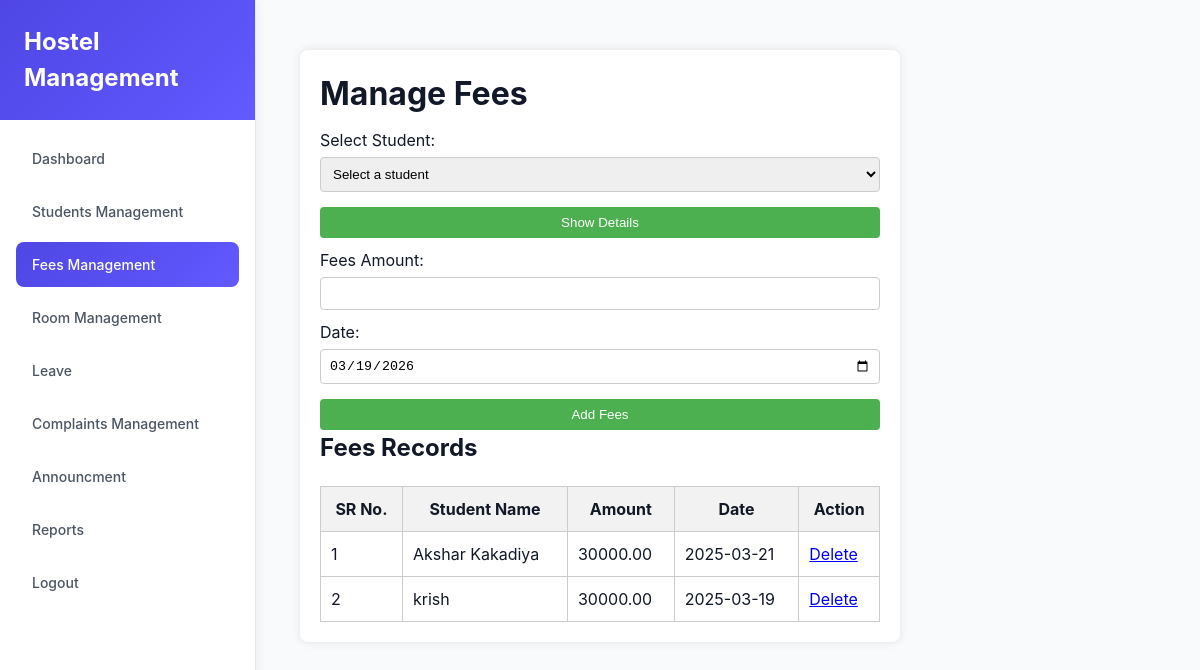
/fees.php, run on the app's committed database.
### tables this page shows
CREATE TABLE IF NOT EXISTS `fees` (
  `id` int NOT NULL AUTO_INCREMENT,
  `student_id` int NOT NULL,
  `amount` decimal(10,2) NOT NULL,
  `date` date NOT NULL,
  PRIMARY KEY (`id`),
  KEY `student_id` (`student_id`)
);

CREATE TABLE IF NOT EXISTS `student_log` (
  `id` int NOT NULL AUTO_INCREMENT,
  `name` varchar(100) NOT NULL,
  `email` varchar(100) NOT NULL,
  `password` varchar(255) NOT NULL,
  `guardian_name` varchar(100) NOT NULL,
  `guardian_mobile` varchar(15) NOT NULL,
  `user_mobile` varchar(15) NOT NULL,
  `course` varchar(100) NOT NULL,
  `college_year` varchar(10) NOT NULL,
  `college_name` varchar(100) NOT NULL,
  `birthday` date NOT NULL,
  `age` int NOT NULL,
  `address` text NOT NULL,
  `starting_date` date NOT NULL,
  `room_number` varchar(50) DEFAULT NULL,
  `status` int DEFAULT '0',
  PRIMARY KEY (`id`),
  UNIQUE KEY `email` (`email`)
);

### fees.php (the view, shortened to what this page needs)
<?php
$servername = "localhost";
$username = "root";
$password = "";
$dbname = "ms";
$conn = new mysqli($servername, $username, $password, $dbname);
$sql_fees = "SELECT fees.id, student_log.name, fees.amount, fees.date FROM fees JOIN student_log ON fees.student_id = student_log.id";
?>
<!DOCTYPE html>
<html lang="en">
<head>
</head>
<body>
<div class="sidebar">
    <div class="sidebar-header">
        <h1>Hostel Management</h1>
    </div>
            <div class="sidebar-nav">
                <a href="dashboard.php" class="nav-item">Dashboard</a>
                <a href="student.php" class="nav-item">Students Management</a>
                <a href="fees.php " class="nav-item active">Fees Management</a>
                <a href="rooms.php" class="nav-item">Room Management</a>
                <a href="leave.php" class="nav-item">Leave</a>
                <a href="complaints.php" class="nav-item">Complaints Management</a>
                <a href="notification.php" class="nav-item">Announcment</a>
                <a href="reports.php" class="nav-item">Reports</a>
                <a href="index.php" class="nav-item">Logout</a>
            </div>
</div>
<div class="container">
    <h1>Manage Fees</h1>
    <form action="fees.php" method="post">
        <div class="form-group">
            <label>Select Student:</label>
            <select name="student_id" id="student_id" required>
                <option value="">Select a student</option>
            </select>
        </div>
        <button type="button" id="showDetails">Show Details</button>
        <div class="form-group">
            <label>Fees Amount:</label>
            <input type="number" name="fees_amount" required>
        </div>
        <div class="form-group">
            <label>Date:</label>
            <input type="date" name="date" value="<?php echo date('Y-m-d'); ?>" required>
        </div>
        <button type="submit" name="submit">Add Fees</button>
    </form>
    <h2>Fees Records</h2>
    <table>
        <thead>
            <tr>
                <th>SR No.</th>
                <th>Student Name</th>
                <th>Amount</th>
                <th>Date</th>
                <th>Action</th>
            </tr>
        </thead>
        <tbody>
        <?php
            $sr_no = 1;
            $result_fees = $conn->query($sql_fees);
            while ($row = $result_fees->fetch_assoc()): ?>
                <tr>
                    <td><?php echo $sr_no++; ?></td>
                    <td><?php echo $row['name']; ?></td>
                    <td><?php echo $row['amount']; ?></td>
                    <td><?php echo $row['date']; ?></td>
                    <td>
                        <a href="fees.php?delete_id=<?php echo $row['id']; ?>" class="btn-delete" onclick="return confirm('Are you sure you want to delete this record?')">Delete</a>
                    </td>
                </tr>
            <?php endwhile; ?>
        </tbody>
    </table>
</div>
</body>
</html>

### fees.php (style rules this page uses)
* { margin: 0; padding: 0; box-sizing: border-box; }
body { font-family: -apple-system, BlinkMacSystemFont, "Segoe UI", Roboto, "Helvetica Neue", Arial, sans-serif; background-color: rgb(249, 250, 251); color: rgb(17, 24, 39); line-height: 1.5; }
.sidebar { width: 256px; background-color: white; border-right: 1px solid rgb(229, 231, 235); display: flex; flex-direction: column; position: fixed; top: 0; bottom: 0; box-shadow: 2px 0 10px rgba(0, 0, 0, 0.05); }
.sidebar-header { padding: 1.5rem; background: linear-gradient(135deg, rgb(79, 70, 229), rgb(98, 89, 255)); color: white; }
.sidebar-header h1 { font-size: 1.5rem; font-weight: 700; }
.sidebar-nav { flex: 1; padding: 1rem; }
.nav-item { width: 100%; display: flex; align-items: center; padding: 0.75rem 1rem; margin-bottom: 0.5rem; border-radius: 0.5rem; color: rgb(75, 85, 99); font-size: 0.875rem; font-weight: 500; text-decoration: none; transition: all 0.3s ease; }
.nav-item.active { background: linear-gradient(135deg, rgb(79, 70, 229), rgb(98, 89, 255)); color: white; }
.container { background-color: white; padding: 20px; border-radius: 8px; width: 50%; margin: 50px auto; box-shadow: 0 0 10px rgba(0, 0, 0, 0.1); }
.form-group { margin: 10px 0; }
input, select, button { width: 100%; padding: 8px; margin-top: 5px; border: 1px solid #ccc; border-radius: 4px; }
button { background: #4CAF50; color: white; border: none; cursor: pointer; }
table { width: 100%; margin-top: 20px; border-collapse: collapse; }
th, td { padding: 10px; border: 1px solid #ccc; }
th { background: #f2f2f2; }

### data on the page
fees: student_log.name "Akshar Kakadiya", amount "30000.00", date "2025-03-21"
fees: student_log.name "krish", amount "30000.00", date "2025-03-19"
